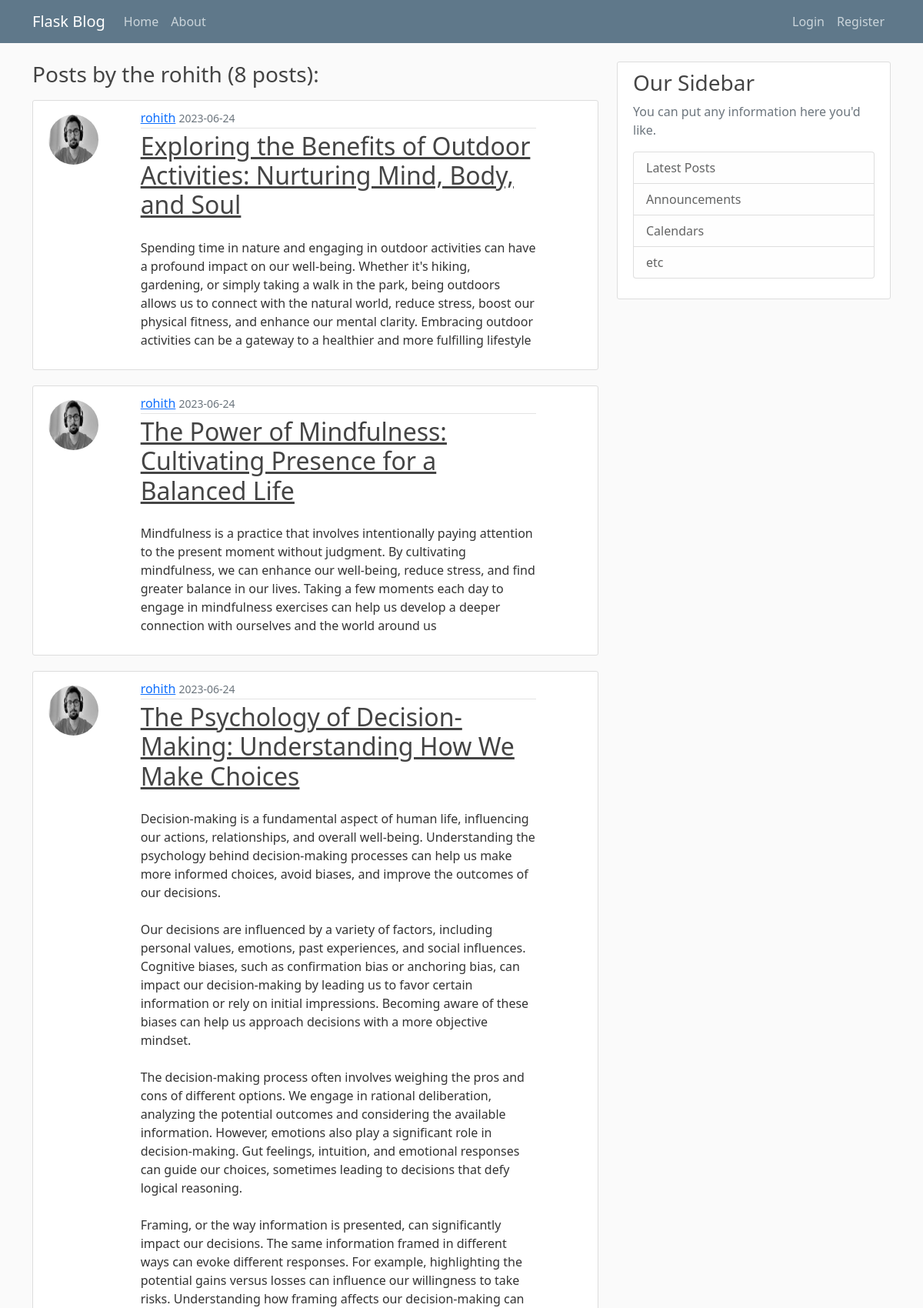
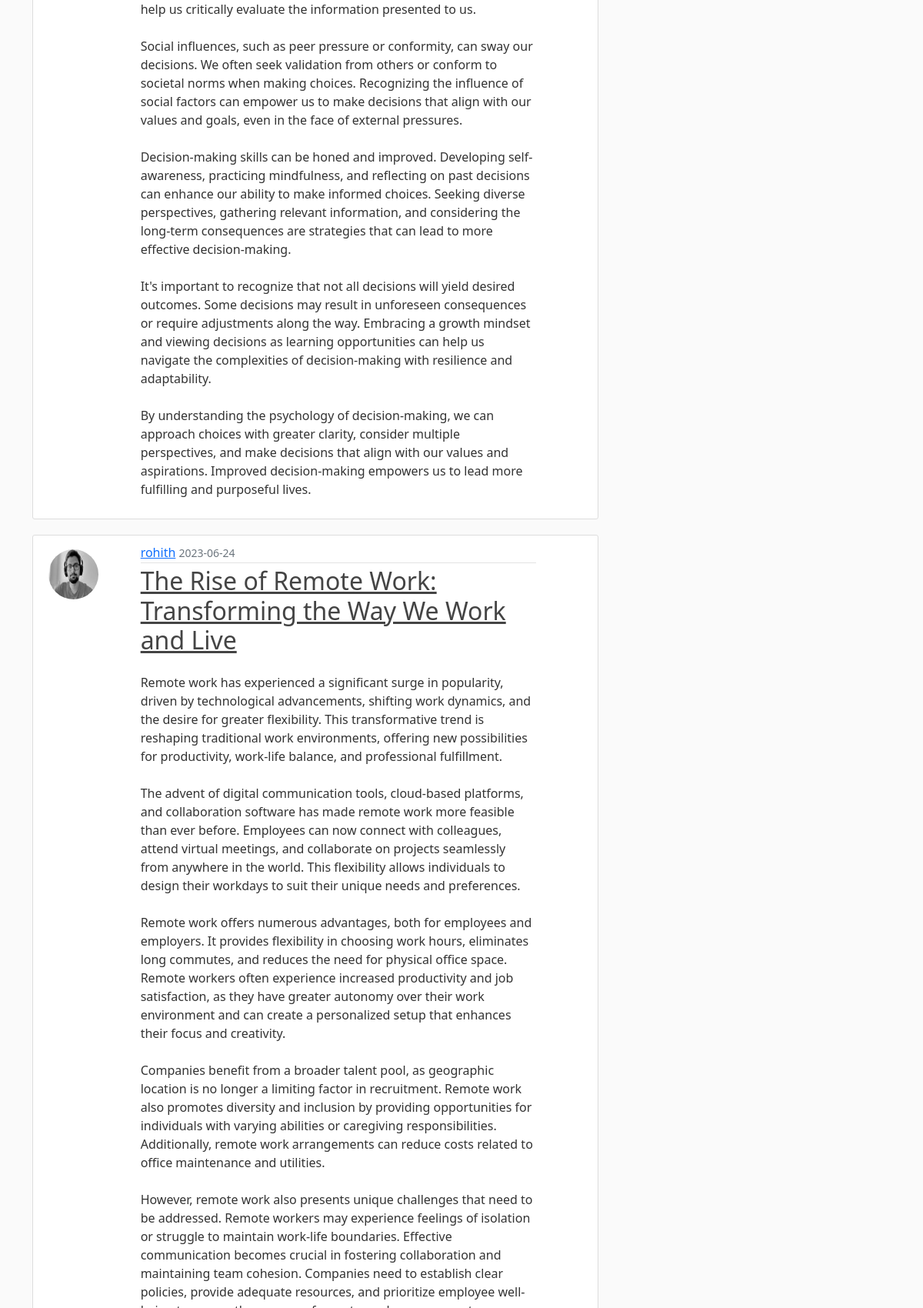
/user/rohith (upper part), run on the app's committed database (2 pictures, top to bottom).
### on_blog/models.py (models this page shows, shortened)
class User(db.Model, UserMixin):
    id = db.Column(db.Integer, primary_key=True)
    username = db.Column(db.String(20), unique=True, nullable=False)
    email = db.Column(db.String(100), unique=True, nullable=False)
    image_file = db.Column(db.String(20), nullable=False, default='default.jpeg')
    password = db.Column(db.String(60), nullable = False)
    posts = db.relationship("Post", backref = "author", lazy = True)

class Post(db.Model):
    id = db.Column(db.Integer, primary_key=True)
    title = db.Column(db.String(100), nullable=False)
    time = db.Column(db.DateTime, nullable = False, default = datetime.utcnow)
    content = db.Column(db.Text, nullable = False)
    user_id = db.Column(db.Integer, db.ForeignKey('user.id'), nullable = False)

### on_blog/routes.py (the view)
@app.route("/user/<string:username>")
def user_posts(username):
    page_no = request.args.get('page', default=1, type=int)
    user = User.query.filter_by(username=username).first_or_404()
    posts = Post.query.filter_by(author=user).order_by(Post.time.desc()).paginate(per_page=5, page=page_no)
    return render_template("user_posts.html", posts=posts, title="User Posts", user=user)

### on_blog/templates/user_posts.html (shortened to what this page needs)
{% extends "layout.html" %}
{% block content %}
<h3 class="mb-3">Posts by the {{user.username}} ({{posts.total}} posts): </h3>
{% for post in posts.items %}
<article class="content-section">
    <div class="row">
        <div class='col-sm-4 col-lg-2'>
            <img class="rounded-circle article-img align-items-start mt-2"
                 src="{{ url_for('static', filename='profile_pics/' + post.author.image_file) }}">
        </div>
        <div class='col-sm-8 col-lg-9'>
            <div class="media-body">
                <div class="article-metadata">
                    <a class="mr-2" href="{{url_for('user_posts', username=post.author.username)}}">{{ post.author.username }}</a>
                    <small class="text-muted">{{ post.time.strftime('%Y-%m-%d') }}</small>
                </div>
                <h2><a class="article-title" href="{{url_for('post', post_id = post.id)}}">{{ post.title }}</a></h2>
                <p class="article-content mt-4 ">{{ post.content }}</p>
            </div>
        </div>
    </div>
</article>
{% endfor %}
{% endblock content %}

### on_blog/templates/layout.html (shortened to what this page needs)
<!DOCTYPE html>
<html>
    <head>
        <link href="https://cdn.jsdelivr.net/npm/bootstrap@5.0.2/dist/css/bootstrap.min.css" rel="stylesheet">
        <link rel="stylesheet" href="{{url_for('static', filename='main.css')}}">
    </head>
    <header class="site-header">
        <nav class="navbar navbar-expand-md navbar-dark bg-steel fixed-top">
          <div class="container">
            <a class="navbar-brand mr-4" href="{{ url_for('home')}}">Flask Blog</a>
            <div class="collapse navbar-collapse" id="navbarToggle">
              <div class="navbar-nav me-auto">
                <a class="nav-item nav-link" href="{{ url_for('home')}}">Home</a>
                <a class="nav-item nav-link" href="{{ url_for('about')}}">About</a>
              </div>
              <span class="navbar-nav ms-auto">
                  {% if current_user.is_authenticated %}
                    <a class="nav-item nav-link" href="{{ url_for('new_post')}}"> Add Post </a>
                    <a class="nav-item nav-link" href="{{ url_for('account')}}">Account </a>
                    <a class="nav-item nav-link" href="{{ url_for('logout')}}">Logout </a>
                  {% else %}
                    <a class="nav-item nav-link" href="{{ url_for('login')}}">Login</a>
                    <a class="nav-item nav-link" href="{{ url_for('register')}}">Register</a>
                  {% endif %}
              </span>
            </div>
          </div>
        </nav>
      </header>
      <main role="main" class="container">
        <div class="row">
          <div class="col-md-8">
            {% block content %}{% endblock %}
          </div>
          <div class="col-md-4">
            <div class="content-section">
              <h3>Our Sidebar</h3>
              <p class='text-muted'>You can put any information here you'd like.
                <ul class="list-group">
                  <li class="list-group-item list-group-item-light">Latest Posts</li>
                  <li class="list-group-item list-group-item-light">Announcements</li>
                  <li class="list-group-item list-group-item-light">Calendars</li>
                  <li class="list-group-item list-group-item-light">etc</li>
                </ul>
              </p>
            </div>
          </div>
        </div>
      </main>
    <body>
    </body>
</html>

### on_blog/static/main.css (style rules this page uses)
body { background: #fafafa; color: #333333; margin-top: 5rem; }
h1, h2, h3, h4, h5, h6 { color: #444444; }
.bg-steel { background-color: #5f788a; }
.site-header .navbar-nav .nav-link { color: #cbd5db; }
.content-section { background: #ffffff; padding: 10px 20px; border: 1px solid #dddddd; border-radius: 3px; margin-bottom: 20px; }
.article-title { color: #444444; }
.article-content { white-space: pre-line; }
.article-img { height: 65px; width: 65px; margin-right: 16px; }
.article-metadata { padding-bottom: 1px; margin-bottom: 4px; border-bottom: 1px solid #e3e3e3 }

### data on the page
User: username "rohith"
Post: image_file (picture), author.username "rohith", time "2023-06-24", title "Exploring the Benefits of Outdoor Activities: Nurturing Mind, Body, and Soul", content "Spending time in nature and engaging in outdoor activities can have a profound impact on our well-being. Whether it's hiking, gardening, or simply taking a walk in the park, being outdoors allows us to connect with the natural world, reduce stress, boost our physical fitness, and enhance our mental clarity. Embracing outdoor activities can be a gateway to a healthier and more fulfilling lifestyle"
Post: image_file (picture), author.username "rohith", time "2023-06-24", title "The Power of Mindfulness: Cultivating Presence for a Balanced Life", content "Mindfulness is a practice that involves intentionally paying attention to the present moment without judgment. By cultivating mindfulness, we can enhance our well-being, reduce stress, and find greater balance in our lives. Taking a few moments each day to engage in mindfulness exercises can help us develop a deeper connection with ourselves and the world around us"
Post: image_file (picture), author.username "rohith", time "2023-06-24", title "The Psychology of Decision-Making: Understanding How We Make Choices", content "Decision-making is a fundamental aspect of human life, influencing our actions, relationships, and overall well-being. Understanding the psychology behind decision-making processes can help us make more informed choices, avoid biases, and improve the outcomes of our decisions. Our decisions are influenced by a variety of factors, including personal values, emotions, past experiences, and social influences. Cognitive biases, such as confirmation bias or anchoring bias, can impact our decision-making by leading us to favor certain information or rely on initial impressions. Becoming aware of these biases can help us approach decisions with a more objective mindset. The decision-making process…"
Post: image_file (picture), author.username "rohith", time "2023-06-24", title "The Rise of Remote Work: Transforming the Way We Work and Live"

### other printed values
{{ posts.total }} "8"
